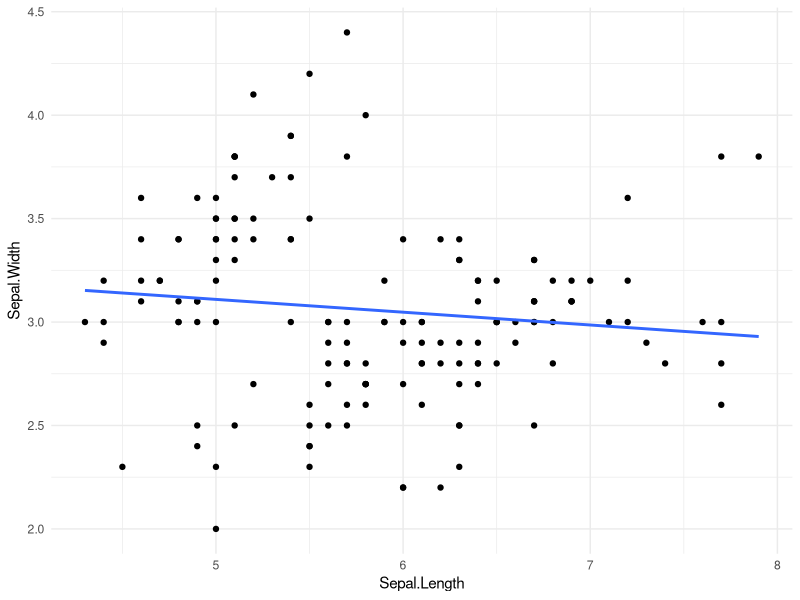

R code for this plot:
## ---- chunk 1
knitr::opts_chunk$set(echo = FALSE)

## ---- chunk 2
library(tidyverse)
ggplot(iris, aes(Sepal.Length, Sepal.Width)) +
  geom_point() +
  geom_smooth(method = lm, se = FALSE) +
  theme_minimal()
